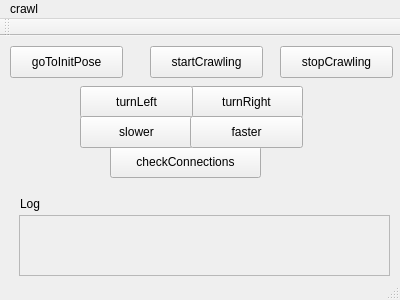
<?xml version="1.0" encoding="UTF-8"?>
<ui version="4.0">
 <class>MainWindow</class>
 <widget class="QMainWindow" name="MainWindow">
  <property name="geometry">
   <rect>
    <x>0</x>
    <y>0</y>
    <width>400</width>
    <height>300</height>
   </rect>
  </property>
  <property name="windowTitle">
   <string>MainWindow</string>
  </property>
  <widget class="QWidget" name="centralWidget">
   <widget class="QPushButton" name="pushButton_gotoinit">
    <property name="geometry">
     <rect>
      <x>10</x>
      <y>10</y>
      <width>113</width>
      <height>32</height>
     </rect>
    </property>
    <property name="text">
     <string>goToInitPose</string>
    </property>
   </widget>
   <widget class="QPushButton" name="pushButton_crawl">
    <property name="geometry">
     <rect>
      <x>150</x>
      <y>10</y>
      <width>113</width>
      <height>32</height>
     </rect>
    </property>
    <property name="text">
     <string>startCrawling</string>
    </property>
   </widget>
   <widget class="QPushButton" name="pushButton_stop">
    <property name="geometry">
     <rect>
      <x>280</x>
      <y>10</y>
      <width>113</width>
      <height>32</height>
     </rect>
    </property>
    <property name="text">
     <string>stopCrawling</string>
    </property>
   </widget>
   <widget class="QPushButton" name="pushButton_turnright">
    <property name="geometry">
     <rect>
      <x>190</x>
      <y>50</y>
      <width>113</width>
      <height>32</height>
     </rect>
    </property>
    <property name="text">
     <string>turnRight</string>
    </property>
   </widget>
   <widget class="QPushButton" name="pushButton_turnleft">
    <property name="geometry">
     <rect>
      <x>80</x>
      <y>50</y>
      <width>113</width>
      <height>32</height>
     </rect>
    </property>
    <property name="text">
     <string>turnLeft</string>
    </property>
   </widget>
   <widget class="QPushButton" name="pushButton_checkconnection">
    <property name="geometry">
     <rect>
      <x>110</x>
      <y>110</y>
      <width>151</width>
      <height>32</height>
     </rect>
    </property>
    <property name="text">
     <string>checkConnections</string>
    </property>
   </widget>
   <widget class="QPushButton" name="pushButton_slower">
    <property name="geometry">
     <rect>
      <x>80</x>
      <y>80</y>
      <width>113</width>
      <height>32</height>
     </rect>
    </property>
    <property name="text">
     <string>slower</string>
    </property>
   </widget>
   <widget class="QPushButton" name="pushButton_faster">
    <property name="geometry">
     <rect>
      <x>190</x>
      <y>80</y>
      <width>113</width>
      <height>32</height>
     </rect>
    </property>
    <property name="text">
     <string>faster</string>
    </property>
   </widget>
   <widget class="QScrollArea" name="scrollArea_log_rpc">
    <property name="geometry">
     <rect>
      <x>19</x>
      <y>179</y>
      <width>371</width>
      <height>61</height>
     </rect>
    </property>
    <property name="widgetResizable">
     <bool>true</bool>
    </property>
    <widget class="QWidget" name="scrollAreaWidgetContents">
     <property name="geometry">
      <rect>
       <x>0</x>
       <y>0</y>
       <width>369</width>
       <height>59</height>
      </rect>
     </property>
    </widget>
   </widget>
   <widget class="QLabel" name="label">
    <property name="geometry">
     <rect>
      <x>20</x>
      <y>160</y>
      <width>61</width>
      <height>16</height>
     </rect>
    </property>
    <property name="text">
     <string>Log</string>
    </property>
   </widget>
  </widget>
  <widget class="QMenuBar" name="menuBar">
   <property name="geometry">
    <rect>
     <x>0</x>
     <y>0</y>
     <width>400</width>
     <height>22</height>
    </rect>
   </property>
   <widget class="QMenu" name="menuCrawl">
    <property name="title">
     <string>crawl</string>
    </property>
   </widget>
   <addaction name="menuCrawl"/>
  </widget>
  <widget class="QToolBar" name="mainToolBar">
   <attribute name="toolBarArea">
    <enum>TopToolBarArea</enum>
   </attribute>
   <attribute name="toolBarBreak">
    <bool>false</bool>
   </attribute>
  </widget>
  <widget class="QStatusBar" name="statusBar"/>
 </widget>
 <layoutdefault spacing="6" margin="11"/>
 <resources/>
 <connections/>
</ui>
